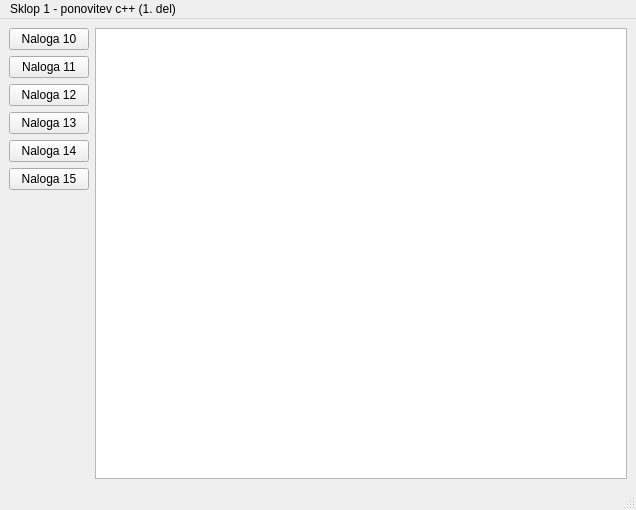
<?xml version="1.0" encoding="UTF-8"?>
<ui version="4.0">
 <class>MainWindow</class>
 <widget class="QMainWindow" name="MainWindow">
  <property name="geometry">
   <rect>
    <x>0</x>
    <y>0</y>
    <width>636</width>
    <height>510</height>
   </rect>
  </property>
  <property name="windowTitle">
   <string>MainWindow</string>
  </property>
  <widget class="QWidget" name="centralwidget">
   <layout class="QGridLayout" name="gridLayout_2">
    <item row="0" column="0">
     <layout class="QHBoxLayout" name="horizontalLayout_2">
      <item>
       <layout class="QVBoxLayout" name="verticalLayout">
        <item>
         <widget class="QPushButton" name="naloga10Button">
          <property name="text">
           <string>Naloga 10</string>
          </property>
         </widget>
        </item>
        <item>
         <widget class="QPushButton" name="naloga11Button">
          <property name="text">
           <string>Naloga 11</string>
          </property>
         </widget>
        </item>
        <item>
         <widget class="QPushButton" name="pushButton_4">
          <property name="text">
           <string>Naloga 12</string>
          </property>
         </widget>
        </item>
        <item>
         <widget class="QPushButton" name="pushButton_2">
          <property name="text">
           <string>Naloga 13</string>
          </property>
         </widget>
        </item>
        <item>
         <widget class="QPushButton" name="pushButton_6">
          <property name="text">
           <string>Naloga 14</string>
          </property>
         </widget>
        </item>
        <item>
         <widget class="QPushButton" name="pushButton_7">
          <property name="text">
           <string>Naloga 15</string>
          </property>
         </widget>
        </item>
        <item>
         <spacer name="verticalSpacer">
          <property name="orientation">
           <enum>Qt::Vertical</enum>
          </property>
          <property name="sizeHint" stdset="0">
           <size>
            <width>20</width>
            <height>40</height>
           </size>
          </property>
         </spacer>
        </item>
       </layout>
      </item>
      <item>
       <widget class="QTextBrowser" name="izpis"/>
      </item>
     </layout>
    </item>
   </layout>
  </widget>
  <widget class="QMenuBar" name="menubar">
   <property name="geometry">
    <rect>
     <x>0</x>
     <y>0</y>
     <width>636</width>
     <height>21</height>
    </rect>
   </property>
   <widget class="QMenu" name="menuSklop_1_ponovitev_c_1_del">
    <property name="title">
     <string>Sklop 1 - ponovitev c++ (1. del)</string>
    </property>
   </widget>
   <addaction name="menuSklop_1_ponovitev_c_1_del"/>
  </widget>
  <widget class="QStatusBar" name="statusbar"/>
 </widget>
 <resources/>
 <connections/>
</ui>
